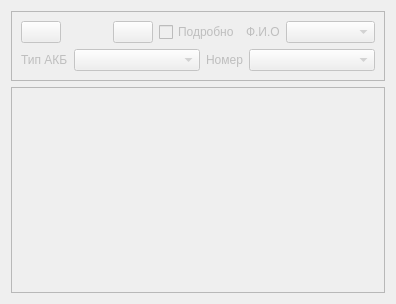
<?xml version="1.0" encoding="UTF-8"?>
<ui version="4.0">
 <class>ZrmReport</class>
 <widget class="QWidget" name="ZrmReport">
  <property name="enabled">
   <bool>false</bool>
  </property>
  <property name="geometry">
   <rect>
    <x>0</x>
    <y>0</y>
    <width>396</width>
    <height>304</height>
   </rect>
  </property>
  <property name="windowTitle">
   <string>Form</string>
  </property>
  <layout class="QVBoxLayout" name="verticalLayout">
   <property name="sizeConstraint">
    <enum>QLayout::SetMinimumSize</enum>
   </property>
   <item>
    <widget class="QFrame" name="frame_2">
     <property name="sizePolicy">
      <sizepolicy hsizetype="Preferred" vsizetype="Maximum">
       <horstretch>0</horstretch>
       <verstretch>0</verstretch>
      </sizepolicy>
     </property>
     <property name="frameShape">
      <enum>QFrame::StyledPanel</enum>
     </property>
     <property name="frameShadow">
      <enum>QFrame::Raised</enum>
     </property>
     <layout class="QVBoxLayout" name="verticalLayout_6">
      <item>
       <layout class="QHBoxLayout" name="horizontalLayout_7">
        <item>
         <widget class="QPushButton" name="tbSavePdf">
          <property name="toolTip">
           <string>Сохранить PDF</string>
          </property>
          <property name="text">
           <string/>
          </property>
          <property name="icon">
           <iconset resource="zrm_resource.qrc">
            <normaloff>:/zrm/icons/save_pdf.png</normaloff>:/zrm/icons/save_pdf.png</iconset>
          </property>
          <property name="iconSize">
           <size>
            <width>32</width>
            <height>32</height>
           </size>
          </property>
         </widget>
        </item>
        <item>
         <widget class="QPushButton" name="tbSaveHtml">
          <property name="toolTip">
           <string>Сохранить HTML</string>
          </property>
          <property name="text">
           <string/>
          </property>
          <property name="icon">
           <iconset resource="zrm_resource.qrc">
            <normaloff>:/zrm/icons/html.png</normaloff>:/zrm/icons/html.png</iconset>
          </property>
          <property name="iconSize">
           <size>
            <width>32</width>
            <height>32</height>
           </size>
          </property>
          <property name="flat">
           <bool>true</bool>
          </property>
         </widget>
        </item>
        <item>
         <widget class="QPushButton" name="tbSaveSql">
          <property name="toolTip">
           <string>Сохранить в БД</string>
          </property>
          <property name="text">
           <string/>
          </property>
          <property name="icon">
           <iconset resource="zrm_resource.qrc">
            <normaloff>:/zrm/icons/report_save.png</normaloff>:/zrm/icons/report_save.png</iconset>
          </property>
          <property name="iconSize">
           <size>
            <width>32</width>
            <height>32</height>
           </size>
          </property>
         </widget>
        </item>
        <item>
         <widget class="QCheckBox" name="cb_report_details">
          <property name="text">
           <string>Подробно</string>
          </property>
         </widget>
        </item>
        <item>
         <widget class="QLabel" name="label_20">
          <property name="sizePolicy">
           <sizepolicy hsizetype="Maximum" vsizetype="Preferred">
            <horstretch>0</horstretch>
            <verstretch>0</verstretch>
           </sizepolicy>
          </property>
          <property name="text">
           <string>Ф.И.О</string>
          </property>
         </widget>
        </item>
        <item>
         <widget class="QComboBox" name="ed_report_maker">
          <property name="sizePolicy">
           <sizepolicy hsizetype="Expanding" vsizetype="Fixed">
            <horstretch>0</horstretch>
            <verstretch>0</verstretch>
           </sizepolicy>
          </property>
         </widget>
        </item>
       </layout>
      </item>
      <item>
       <layout class="QHBoxLayout" name="horizontalLayout_6">
        <item>
         <widget class="QLabel" name="label_21">
          <property name="text">
           <string>Тип АКБ</string>
          </property>
         </widget>
        </item>
        <item>
         <widget class="QComboBox" name="ed_akb_type">
          <property name="sizePolicy">
           <sizepolicy hsizetype="Expanding" vsizetype="Fixed">
            <horstretch>0</horstretch>
            <verstretch>0</verstretch>
           </sizepolicy>
          </property>
         </widget>
        </item>
        <item>
         <widget class="QLabel" name="label_22">
          <property name="text">
           <string>Номер</string>
          </property>
         </widget>
        </item>
        <item>
         <widget class="QComboBox" name="ed_akb_number">
          <property name="sizePolicy">
           <sizepolicy hsizetype="Expanding" vsizetype="Fixed">
            <horstretch>0</horstretch>
            <verstretch>0</verstretch>
           </sizepolicy>
          </property>
         </widget>
        </item>
       </layout>
      </item>
     </layout>
    </widget>
   </item>
   <item>
    <widget class="QTextEdit" name="result_text">
     <property name="readOnly">
      <bool>true</bool>
     </property>
    </widget>
   </item>
  </layout>
 </widget>
 <tabstops>
  <tabstop>tbSaveHtml</tabstop>
  <tabstop>cb_report_details</tabstop>
  <tabstop>result_text</tabstop>
 </tabstops>
 <resources>
  <include location="zrm_resource.qrc"/>
 </resources>
 <connections/>
</ui>
